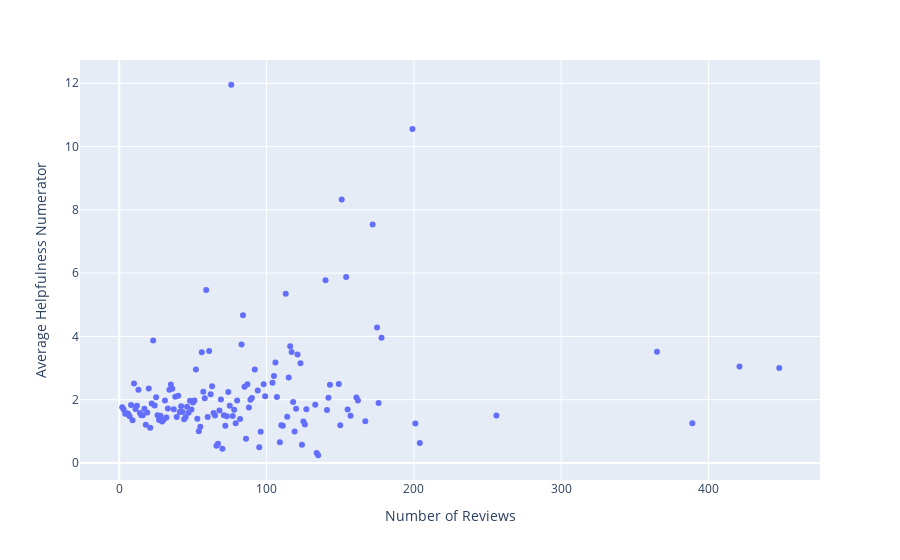

Source (notebook cell):
### Code cell
numReviews = []
avgHelpfulnessNumerator = []
print("here")

numHelpDict = {}

for id,data in byUser:
    rev = len(data["ProductId"])
    if rev in numHelpDict:
        for item in data['HelpfulnessNumerator']:
            numHelpDict[rev].append(item)
    else: 
        append = []
        for item in data["HelpfulnessNumerator"]:
            append.append(item)
            numHelpDict[rev] = append
    
    temp = 0
    numReviews.append(rev)
    for item in data["HelpfulnessNumerator"]:
        temp += item
    avg = temp/rev
    avgHelpfulnessNumerator.append(avg)
    
print("hi")

avgHelpfulnessByReviewX = []
helpfulnessValues = []
for number in numHelpDict:
    avgHelpfulnessByReviewX.append(number)
    helpfulnessValues.append((sum(numHelpDict[number]) / len(numHelpDict[number])))

    
    
fig = px.scatter(x = avgHelpfulnessByReviewX, y = helpfulnessValues)
fig.update_layout(
    xaxis_title = "Number of Reviews",
    yaxis_title = "Average Helpfulness Numerator"
)

fig.show()

### Figure 1 — Plotly figure (JSON) as saved in the notebook; plotly's stock layout.template omitted (floating-point values rounded to 4 significant figures; data arrays with more than 128 entries replaced by an {"elided": "..."} marker saying what was removed)
{"data": [{"hovertemplate": "x=%{x}<br>y=%{y}<extra></extra>", "legendgroup": "", "marker": {"color": "#636efa", "symbol": "circle"}, "mode": "markers", "name": "", "orientation": "v", "showlegend": false, "type": "scatter", "x": {"elided": "144 int values"}, "xaxis": "x", "y": {"elided": "144 float values"}, "yaxis": "y"}], "layout": {"legend": {"tracegroupgap": 0}, "margin": {"t": 60}, "xaxis": {"anchor": "y", "domain": [0, 1], "title": {"text": "Number of Reviews"}}, "yaxis": {"anchor": "x", "domain": [0, 1], "title": {"text": "Average Helpfulness Numerator"}}}}
